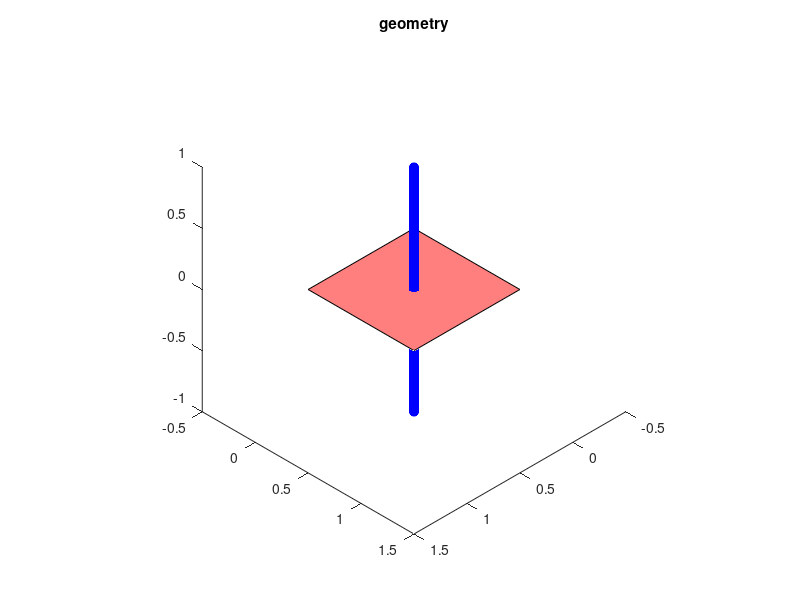

Recreate this plot in MATLAB. (Note: this script raises an error after producing the figure.)
clear variables, close all

%% Calculate the integral of 1/r over the square [0 0 0; 1 0 0; 1 1 0; 0 1 0].
% The integration points belongs to a line orthogonal to the square,
% passing through the square barycenter

% definition of square: note that the vertice coordinates are in 3d
V = [0 0 0; 1 0 0; 1 1 0; 0 1 0];

% get the triangle barycenter
B = mean(V,1);

% number of field points. Let's keep big to measure the CPU time
npt = 5001;

% define the varying z coordinate
z = linspace(-1,1,npt);

% define the field points
Q = [repmat(B(1:2),npt,1) z(:)];

% plot the triangle and the field points
figure; hold all
patch('Faces',[1 2 3 4],'Vertices',V,'FaceColor','r','EdgeColor','k','FaceAlpha',.5);
plot3(Q(:,1),Q(:,2),Q(:,3),'bo','MarkerFaceColor','b');
view([1 1 1])
axis equal
title('geometry')

% Now start the integration. INT_GREEN3D_TRI is used twice exploiting the
% integral additivity

% integration over two triangle
t0 = tic;
[Itri1,Igradtri1] = int_green3d_tri(Q,V([1 2 3],:));
[Itri2,Igradtri2] = int_green3d_tri(Q,V([1 3 4],:));
Itri = Itri1+Itri2;
Igradtri = Igradtri1+Igradtri2;
ttri = toc(t0);

% integration over a polygon
t0 = tic;
[Ipoly,Igradpoly] = int_green3d_poly(Q,V);
tpoly = toc(t0);

% Use the Matlab built-in numerical quadrature QUAD2D
Inum = zeros(npt,1);
t0 = tic;
for i = 1:npt
    fun = @(x,y)1./sqrt((x-Q(i,1)).^2+(y-Q(i,2)).^2+Q(i,3).^2);
    Inum(i) = quad2d(fun,0,1,0,1);
end
tnum = toc(t0);

% Use the Matlab built-in numerical quadrature QUAD2D
Igradnum = zeros(npt,3);
t0 = tic;
for i = 1:npt
    funx = @(x,y)(x-Q(i,1))./((x-Q(i,1)).^2+(y-Q(i,2)).^2+Q(i,3).^2).^1.5;
    funy = @(x,y)(y-Q(i,2))./((x-Q(i,1)).^2+(y-Q(i,2)).^2+Q(i,3).^2).^1.5;
    funz = @(x,y)-Q(i,3)./((x-Q(i,1)).^2+(y-Q(i,2)).^2+Q(i,3).^2).^1.5;
    Igradnum(i,1) = quad2d(funx,0,1,0,1,'Singular',true);
    Igradnum(i,2) = quad2d(funy,0,1,0,1,'Singular',true);
    Igradnum(i,3) = quad2d(funz,0,1,0,1,'Singular',true);
end
tnum2 = toc(t0);

% Now compare results
figure, hold all
plot(z,Itri);
plot(z,Ipoly);
plot(z,Inum);
xlabel('z-coordinate')
ylabel('Integral of 1/r');
legend('Analytic triangle','Analytic polygon','Numerical');

% Now compare results
figure
subplot(3,1,1), hold all
plot(z,Igradtri(:,1));
plot(z,Igradpoly(:,1));
plot(z,Igradnum(:,1));
xlabel('z-coordinate')
ylabel('Integral of grad(1/r)_x');
legend('Analytic triangle','Analytic polygon','Numerical');

subplot(3,1,2), hold all
plot(z,Igradtri(:,2));
plot(z,Igradpoly(:,2));
plot(z,Igradnum(:,2));
xlabel('z-coordinate')
ylabel('Integral of grad(1/r)_y');
legend('Analytic triangle','Analytic polygon','Numerical');

subplot(3,1,3), hold all
plot(z,Igradtri(:,3));
plot(z,Igradpoly(:,3));
plot(z,Igradnum(:,3));
xlabel('z-coordinate')
ylabel('Integral of grad(1/r)_z');
legend('Analytic triangle','Analytic polygon','Numerical');

% print timing
fprintf('CPU time (%d points):\n',npt)
fprintf('* Analytic triangle: %f sec\n',ttri);
fprintf('* Analytic polygon: %f sec\n',tpoly);
fprintf('* Numerical quad2d 1/r: %f sec\n',tnum);
fprintf('* Numerical quad2d grad(1/r): %f sec\n',tnum2);